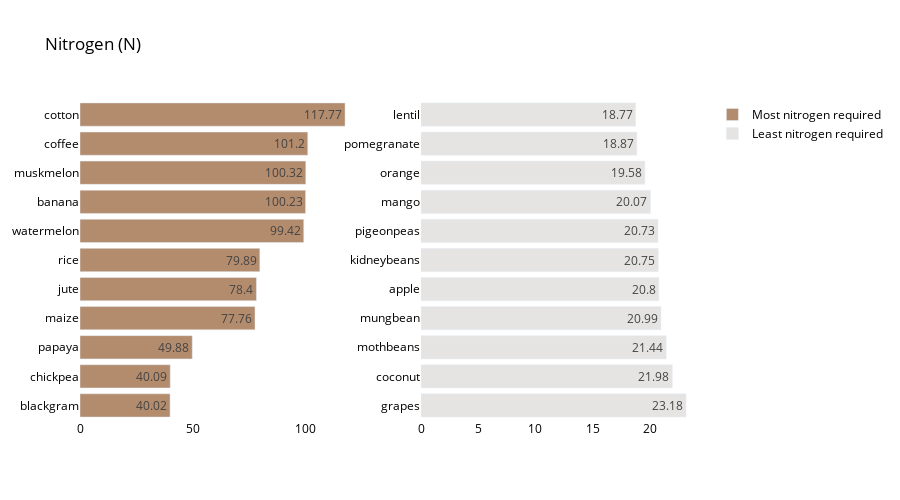

Here is the notebook cell this chart was saved with:
### Code cell
#Sort the values by nitrogen
crop_summary_N = crop_summary.sort_values(by='N', ascending=False)
  
fig = make_subplots(rows=1, cols=2)

top = {
    'y' : crop_summary_N['N'][0:11].sort_values().index,
    'x' : crop_summary_N['N'][0:11].sort_values()
}

last = {
    'y' : crop_summary_N['N'][-11:].index,
    'x' : crop_summary_N['N'][-11:]
}

fig.add_trace(
    go.Bar(top,
           name="Most nitrogen required",
           marker_color= random.choice(colorarr),
           orientation='h',
          text=top['x']),
    
    row=1, col=1
)

fig.add_trace(
    go.Bar(last,
           name="Least nitrogen required",
           marker_color= random.choice(colorarr),
           orientation='h',
          text=last['x']),
    row=1, col=2
)
fig.update_traces(texttemplate='%{text}', textposition='inside')
fig.update_layout(title_text="Nitrogen (N)",
                  plot_bgcolor='white',
                  font_size=12, 
                  font_color='black',
                 height=500)

fig.update_xaxes(showgrid=False)
fig.update_yaxes(showgrid=False)
fig.show()

### Figure 1 — Plotly figure (JSON) as saved in the notebook; plotly's stock layout.template omitted (floating-point values rounded to 4 significant figures)
{"data": [{"marker": {"color": "#B38b6d"}, "name": "Most nitrogen required", "orientation": "h", "text": [40.02, 40.09, 49.88, 77.76, 78.4, 79.89, 99.42, 100.2, 100.3, 101.2, 117.8], "textposition": "inside", "texttemplate": "%{text}", "type": "bar", "x": [40.02, 40.09, 49.88, 77.76, 78.4, 79.89, 99.42, 100.2, 100.3, 101.2, 117.8], "xaxis": "x", "y": ["blackgram", "chickpea", "papaya", "maize", "jute", "rice", "watermelon", "banana", "muskmelon", "coffee", "cotton"], "yaxis": "y"}, {"marker": {"color": "#E5e4e2"}, "name": "Least nitrogen required", "orientation": "h", "text": [23.18, 21.98, 21.44, 20.99, 20.8, 20.75, 20.73, 20.07, 19.58, 18.87, 18.77], "textposition": "inside", "texttemplate": "%{text}", "type": "bar", "x": [23.18, 21.98, 21.44, 20.99, 20.8, 20.75, 20.73, 20.07, 19.58, 18.87, 18.77], "xaxis": "x2", "y": ["grapes", "coconut", "mothbeans", "mungbean", "apple", "kidneybeans", "pigeonpeas", "mango", "orange", "pomegranate", "lentil"], "yaxis": "y2"}], "layout": {"font": {"color": "black", "size": 12}, "height": 500, "plot_bgcolor": "white", "title": {"text": "Nitrogen (N)"}, "xaxis": {"anchor": "y", "domain": [0, 0.45], "showgrid": false}, "xaxis2": {"anchor": "y2", "domain": [0.55, 1], "showgrid": false}, "yaxis": {"anchor": "x", "domain": [0, 1], "showgrid": false}, "yaxis2": {"anchor": "x2", "domain": [0, 1], "showgrid": false}}}
